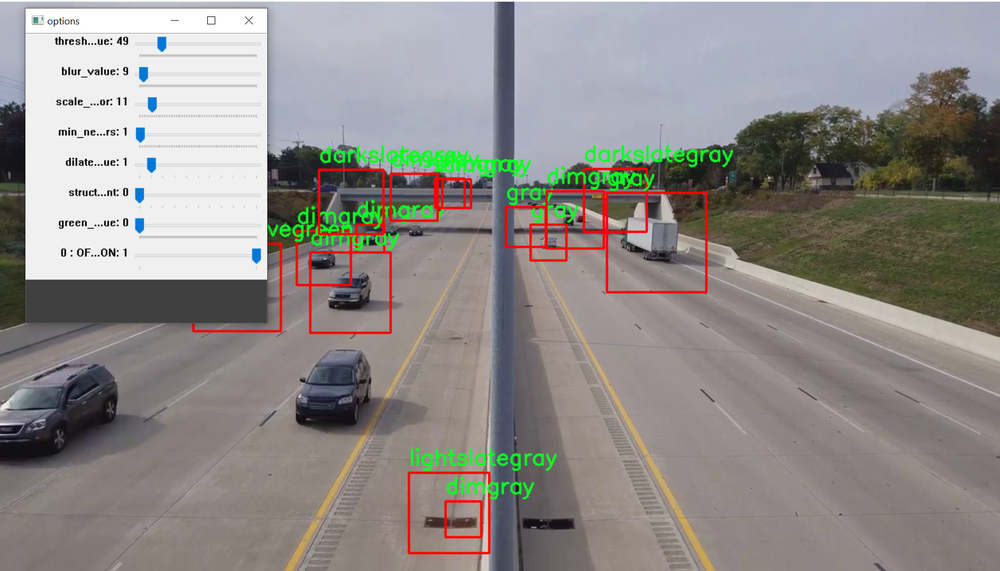
#> input picture assets/image.png, 1000 x 571 px, shrunk from 1886 x 1077 before the run, given in place of video1.mp4, which was not available
$ python main.py
#> lines starting #> are read from the running program, lines starting #| are printed output that depends on the picture; after the words box and inside, x2 and y2 are one past the last pixel; in counts of white or black regions, pixels touching at a corner belong together; pictures that were not available may be replaced by others from this repository, and a replacement may not be noted
import cv2
import numpy as np
import webcolors


class Options:
    window_name = "options"

    def __init__(self):
        # Define Window
        cv2.namedWindow(self.window_name, cv2.WINDOW_NORMAL)

        # Define Trackbars
        cv2.createTrackbar('thresh_value', self.window_name, 77, 255, lambda x: None)
        cv2.createTrackbar('blur_value', self.window_name, 5, 255, lambda x: None)
        cv2.createTrackbar('scale_factor', self.window_name, 11, 100, lambda x: None)
        cv2.createTrackbar('min_neighbors', self.window_name, 1, 100, lambda x: None)
        cv2.createTrackbar('dilate_value', self.window_name, 1, 10, lambda x: None)
        cv2.createTrackbar('structure_element', self.window_name, 1, 10, lambda x: None)
        cv2.createTrackbar('green_value', self.window_name, 0, 255, lambda x: None)

        self.switch = '0 : OFF \n1 : ON'
        cv2.createTrackbar(self.switch, self.window_name, 0, 1, lambda x: None)

    def find_color(self, rect, image):
        # get the center of the rectangle
        x, y, w, h = rect
        center_x = x + w // 2
        center_y = y + h // 2

        # get the average color of the rectangle by getting the average of the pixels in the rectangle
        average_color = np.average(image[center_y - 5:center_y + 5, center_x - 5:center_x + 5], axis=(0, 1))

        # convert the average color to HSV
        # average_color = cv2.cvtColor(np.array([[average_color]], dtype=np.uint8), cv2.COLOR_BGR2HSV)[0][0]

        # get closes color string
        name = self.closest_colour(average_color)
        return name

    def closest_colour(self, requested_colour):
        min_colours = {}
        for key, name in webcolors.CSS3_HEX_TO_NAMES.items():
            r_c, g_c, b_c = webcolors.hex_to_rgb(key)
            rd = (r_c - requested_colour[0]) ** 2
            gd = (g_c - requested_colour[1]) ** 2
            bd = (b_c - requested_colour[2]) ** 2
            min_colours[(rd + gd + bd)] = name
        return min_colours[min(min_colours.keys())]


class Detector:
    window_name = 'video'
    video = 'video/video1.mp4'
    haar_cascade = 'cars.xml'

    def __init__(self):
        cv2.namedWindow(self.window_name, cv2.WINDOW_NORMAL)
        self.cap = cv2.VideoCapture(self.video)
        self.car_cascade = cv2.CascadeClassifier(self.haar_cascade)
        self.options = Options()
        self.run()

    def run(self):
        while True:

            # Get Trackbar Values
            thresh_value = cv2.getTrackbarPos('thresh_value', self.options.window_name)
            scale_factor = max(cv2.getTrackbarPos('scale_factor', self.options.window_name), 11) / 10
            min_neighbors = cv2.getTrackbarPos('min_neighbors', self.options.window_name)
            blur_value = 2 * cv2.getTrackbarPos('blur_value', self.options.window_name) + 1
            dilate_value = 2 * cv2.getTrackbarPos('dilate_value', self.options.window_name) + 1
            structure_element = cv2.getTrackbarPos('structure_element', self.options.window_name) + 1
            green_value = cv2.getTrackbarPos('green_value', self.options.window_name)
            s = cv2.getTrackbarPos(self.options.switch, self.options.window_name)

            # Read frames from a video
            ret, frames = self.cap.read()
#> frames is the input picture: shape (571, 1000, 3); mean B, G, R 137, 139.9, 143.4

            # filter green color using green_value
            green_mask = cv2.inRange(frames, (0, green_value, 0), (100, 255, 100))
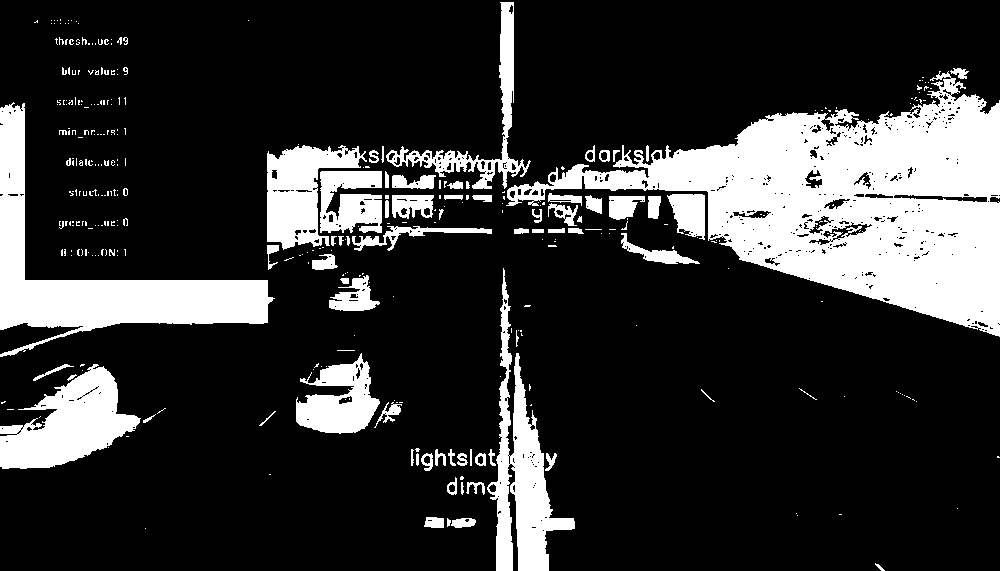
#> green_mask: shape (571, 1000); 20.1% white; 354 white regions (272 under 20 px), largest, box (x1, y1, x2, y2) and area: (506, 71, 1000, 337) 53986, (0, 102, 275, 357) 16703, (487, 268, 575, 571) 8364
            inv_mask = cv2.bitwise_not(green_mask)
            no_green = cv2.bitwise_and(frames, frames, mask=inv_mask)
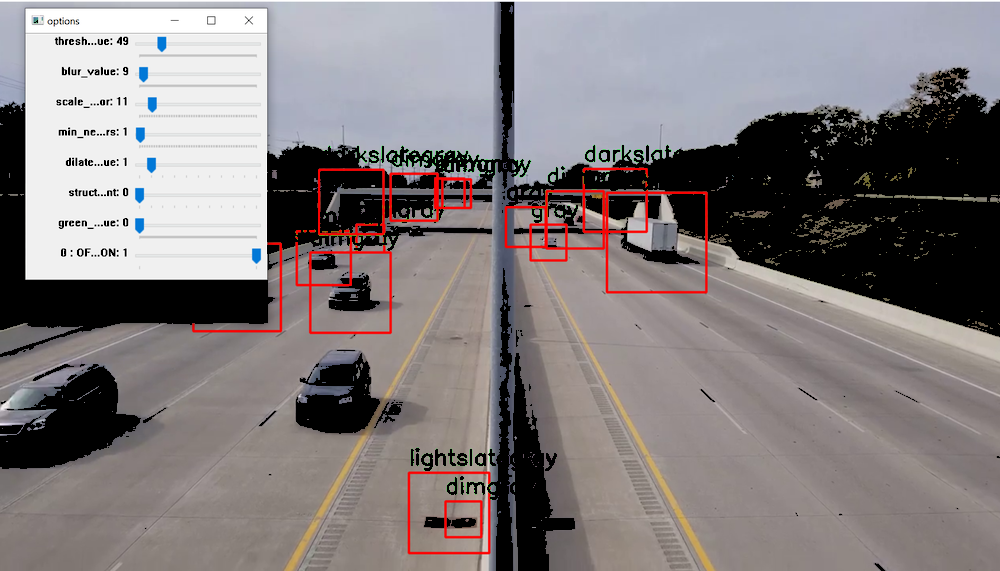
#> no_green: shape (571, 1000, 3); mean B, G, R 126.1, 124.8, 131.1

            # convert to gray scale of each frames
            processed = cv2.cvtColor(no_green, cv2.COLOR_BGR2GRAY)
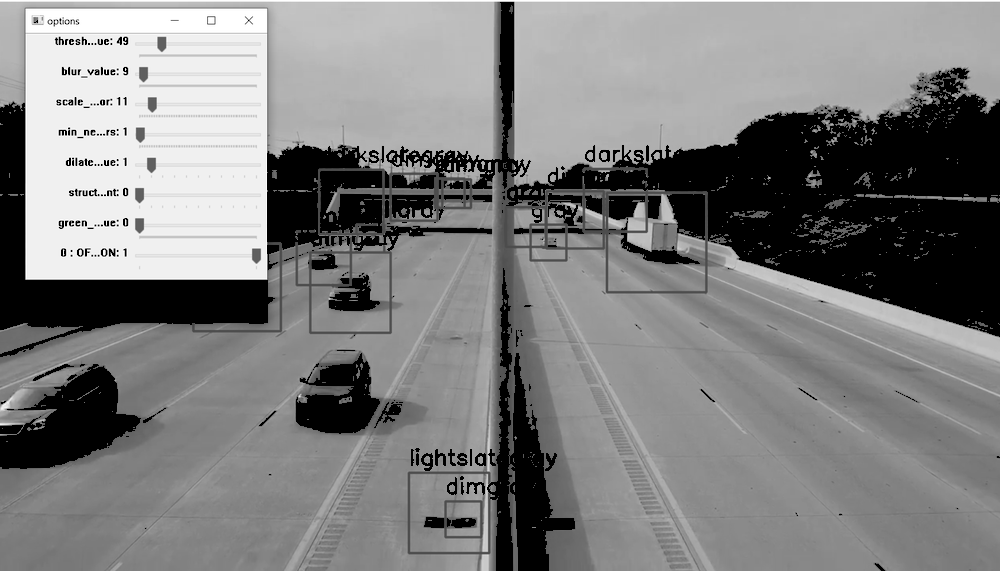
#> processed: shape (571, 1000); min 0, max 255, mean 126.8

            # process threshold
            ret, processed = cv2.threshold(processed, thresh_value, 255, cv2.THRESH_BINARY)
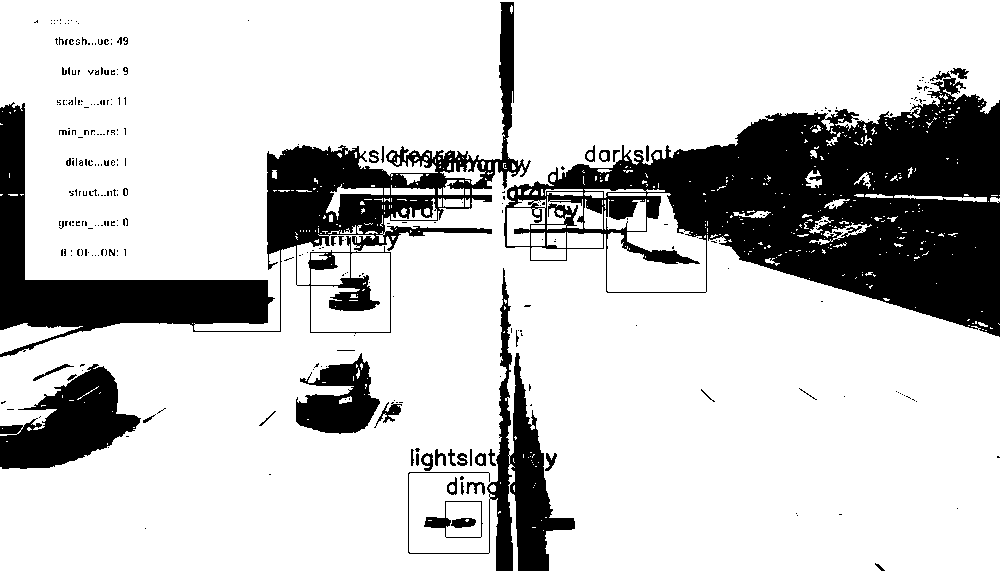
#> processed: shape (571, 1000); 79.1% white; 304 black regions (254 under 20 px), largest, box (x1, y1, x2, y2) and area: (504, 71, 1000, 337) 59722, (0, 2, 531, 357) 34931, (408, 268, 575, 571) 8675
#> ret = 77

            # process gaussian blur
            processed = cv2.GaussianBlur(processed, (blur_value, blur_value), 0)
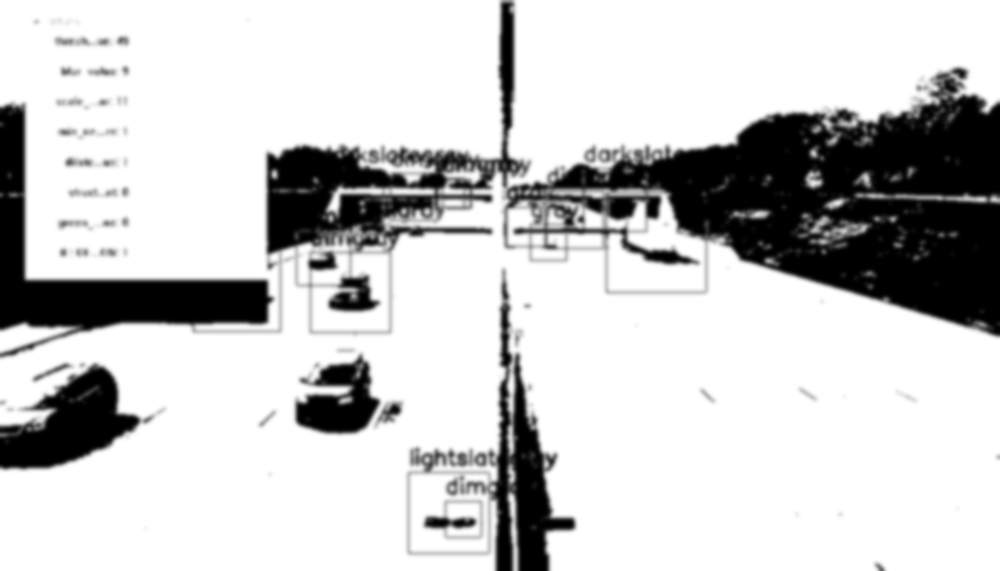
#> processed: shape (571, 1000); min 0, max 255, mean 201.8

            # process dilation
            processed = cv2.dilate(processed, np.ones((dilate_value, dilate_value)))
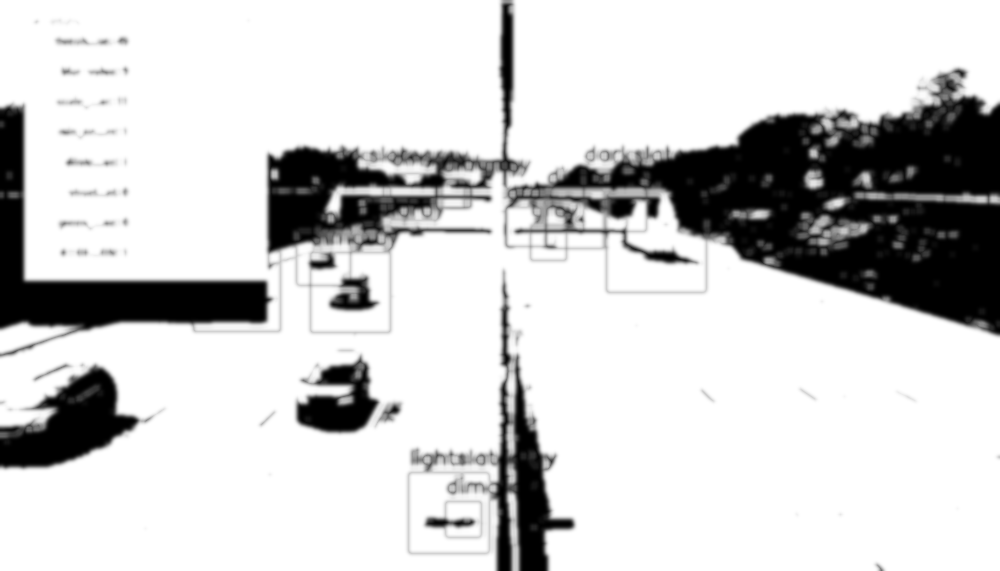
#> processed: shape (571, 1000); min 0, max 255, mean 206.5

            # get kernel from structuring element
            kernel = cv2.getStructuringElement(cv2.MORPH_ELLIPSE, (structure_element, structure_element))

            # use morphology for better detection
            processed = cv2.morphologyEx(processed, cv2.MORPH_CLOSE, kernel)
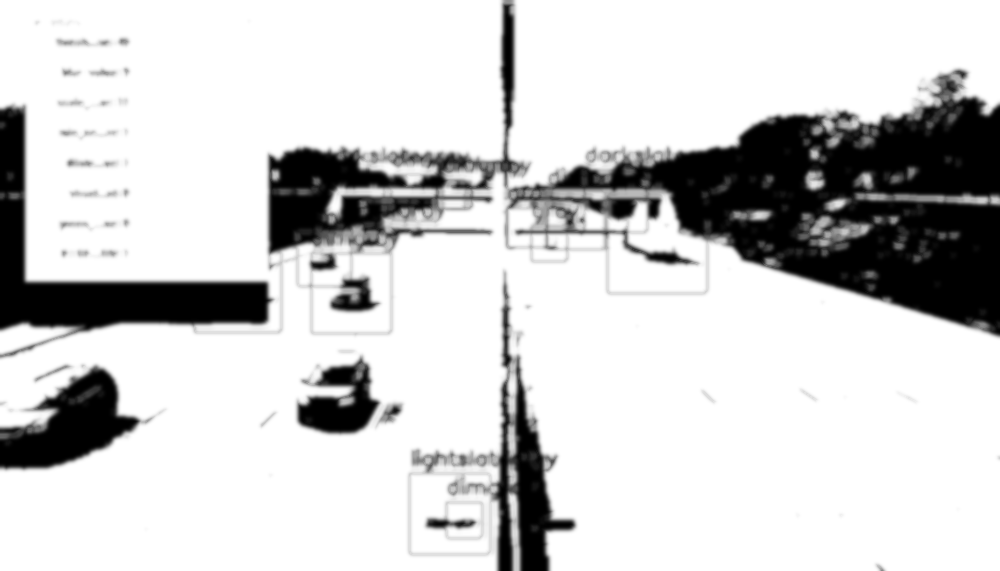
#> processed: shape (571, 1000); min 0, max 255, mean 206.5

            # Detects cars of different sizes in the input image
            cars = self.car_cascade.detectMultiScale(processed, scale_factor, min_neighbors)
#> cars = 18 rows, first 6: [359, 226, 26, 26], [56, 56, 30, 30], [78, 220, 54, 54], [55, 133, 49, 49], [594, 174, 52, 52], [396, 205, 44, 44]

            # Display switch
            display_on = processed if s == 0 else frames

            for (x, y, w, h) in cars:
                # Find color of car
                color = self.options.find_color((x, y, w, h), frames)

                # Find car bounding box
                cv2.rectangle(display_on, (x, y), (x + w, y + h), (0, 0, 255), 2)

                # Display car color (approx)
                cv2.putText(display_on, str(color), (x, y - 10), cv2.FONT_HERSHEY_SIMPLEX, 0.9, (36, 255, 12), 2)
#> this loop made 1 pass
#> (center_x in find_color, center_y in find_color, average_color in find_color) on pass 1: (372, 239, [47.38, 112.1, 69.2])

            # display frames in a window
            cv2.imshow(self.window_name, display_on)

            # wait for Esc key to stop
            if cv2.waitKey(33) == 27:
                break

        # De-allocate any associated memory usage
        cv2.destroyAllWindows()


if __name__ == '__main__':
#> (the run stopped early here; a loop or call above may not have finished)
